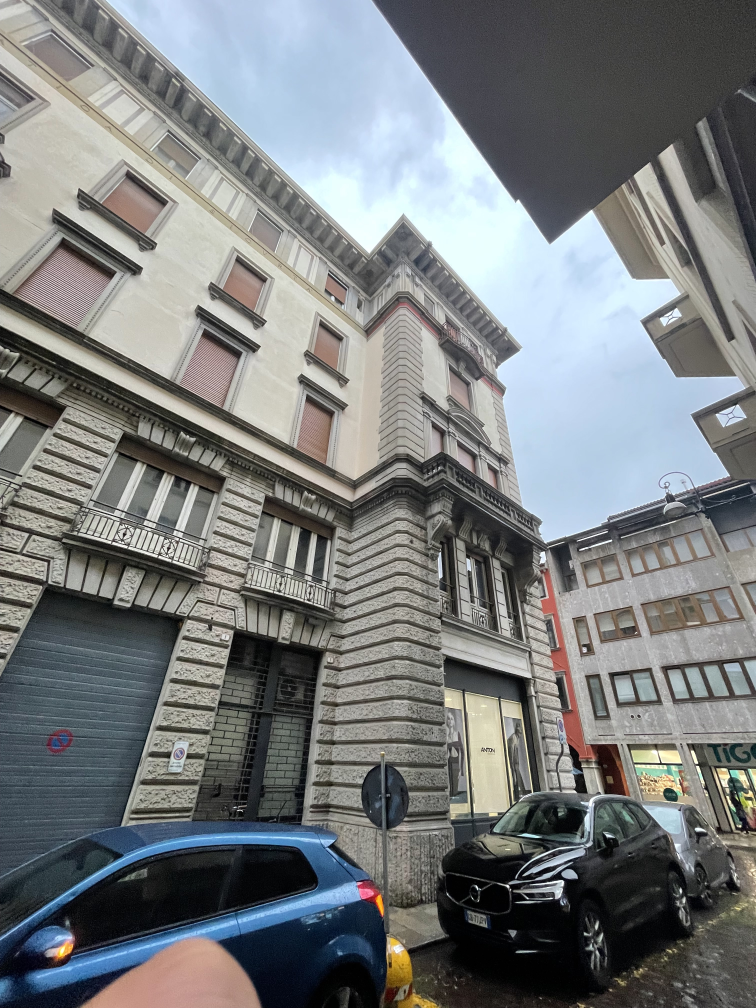
#> input picture IMG_2974.jpeg, 3024 x 4032 px (shown at 1/4 size)
$ python rectify_facade_local.py ../../IMG_2974.jpeg
#> lines starting #> are read from the running program, lines starting #| are printed output that depends on the picture; after the words box and inside, x2 and y2 are one past the last pixel; in counts of white or black regions, pixels touching at a corner belong together
"""Rettifica interattiva 2D di un'immagine panorama via 4-tap utente.

Workflow di prodotto pulito (vedi discussione 2026-05-22):
  1. Carica un panorama (composite stitched / orto / qualsiasi immagine 2D).
  2. Mostra in finestra OpenCV.
  3. L'utente clicca 4 punti sul MURO PRINCIPALE (TL → TR → BR → BL).
     ⚠ NON su porte rientrate, vetrine, pensiline o elementi non coplanari.
  4. Calcola e applica cv2.getPerspectiveTransform → warpPerspective.
  5. Mostra il prima/dopo affiancati.
  6. Salva `rectified_facade.jpg` accanto al sorgente.

Uso:
    python scripts/rectify_facade_local.py <path_to_panorama.jpg>
    python scripts/rectify_facade_local.py /tmp/ortho4tap_a8b096e3/00_composite_final.jpg

Controlli finestra:
    click sinistro     → piazza i 4 corner TL → TR → BR → BL
    z / BACKSPACE      → annulla l'ultimo tap
    r                  → restart
    INVIO / SPACE      → conferma e calcola la rettifica
    q / ESC            → annulla tutto
"""
from __future__ import annotations
import sys, subprocess
from pathlib import Path

ROOT = Path(__file__).resolve().parents[1]
sys.path.insert(0, str(ROOT))

import cv2
import numpy as np

from app.services.rectify_facade import (
    rectify_quad_to_rect, validate_quad, estimate_aspect_from_quad,
)

CORNER_NAMES = ["TL", "TR", "BR", "BL"]
CORNER_COLORS = [(0, 255, 255), (0, 200, 0), (0, 100, 255), (255, 0, 200)]
HELP_TEXT = [
    "Tappa 4 punti del MURO PRINCIPALE (NON porte rientrate/vetrine/pensiline)",
    "Ordine: TL -> TR -> BR -> BL  |  DRAG per regolare i punti già piazzati",
    "INVIO=conferma  z=undo  r=restart  q=annulla",
]
GRAB_RADIUS_PX = 18


def pick_4_corners(img_native: np.ndarray) -> list[tuple[float, float]] | None:
    """Apre finestra OpenCV, raccoglie 4 click sul sorgente nativo. Ritorna
    coords in pixel del sorgente."""
    H, W = img_native.shape[:2]
    target_w = 1600
    scale = min(target_w / W, 900 / H, 1.0)
    disp_w = int(W * scale); disp_h = int(H * scale)
    disp = cv2.resize(img_native, (disp_w, disp_h), interpolation=cv2.INTER_AREA) if scale < 1 else img_native.copy()
    base = disp.copy()

    taps_disp: list[list[int]] = []      # mutabile per drag
    drag_idx: list[int] = []              # 0 o 1 elemento ("idx in drag"); list per mutabilità in closure
    hover_idx: list[int] = []             # idx sotto il mouse (highlight)
    win = "Rettifica facciata — clicca 4 corner (TL TR BR BL), poi DRAG per regolare"

    # [6 lines left out: function nearest_idx, not called in this run]

    def redraw():
        view = base.copy()
        for i, t in enumerate(HELP_TEXT):
            cv2.rectangle(view, (0, 8 + i*22), (disp_w, 8 + i*22 + 22), (0, 0, 0), -1)
            cv2.putText(view, t, (10, 24 + i*22), cv2.FONT_HERSHEY_SIMPLEX, 0.5, (0, 255, 255), 1, cv2.LINE_AA)
        if len(taps_disp) >= 2:
            cv2.polylines(view, [np.array(taps_disp, dtype=np.int32)], len(taps_disp) == 4,
                          (255, 255, 0), 1, cv2.LINE_AA)
        # markers (highlight quello hover / in drag)
        active = (drag_idx[0] if drag_idx else (hover_idx[0] if hover_idx else -1))
        for i, (x, y) in enumerate(taps_disp):
            c = CORNER_COLORS[i]
            r_outer = 13 if i == active else 9
            cv2.circle(view, (x, y), r_outer, (255, 255, 255), 2)
            cv2.circle(view, (x, y), 5, c, -1)
            cv2.putText(view, CORNER_NAMES[i], (x + 10, y - 10),
                        cv2.FONT_HERSHEY_SIMPLEX, 0.55, c, 2, cv2.LINE_AA)
        cv2.putText(view, f"{len(taps_disp)}/4", (disp_w - 80, disp_h - 20),
                    cv2.FONT_HERSHEY_SIMPLEX, 0.8, (255, 255, 0), 2, cv2.LINE_AA)
        cv2.imshow(win, view)

    # [24 lines left out: function on_mouse, not called in this run]

    cv2.namedWindow(win, cv2.WINDOW_AUTOSIZE)
    cv2.setMouseCallback(win, on_mouse)
    redraw()
    confirmed = False
    while True:
        k = cv2.waitKey(20) & 0xFF
        if k in (13, 32) and len(taps_disp) == 4:
            confirmed = True; break
        if k in (8, ord('z')) and taps_disp:
            taps_disp.pop(); redraw()
        if k == ord('r'):
            taps_disp.clear(); redraw()
        if k in (27, ord('q')): break
    cv2.destroyWindow(win)
    if not confirmed: return None
    inv = 1.0 / scale
    return [(float(x * inv), float(y * inv)) for (x, y) in taps_disp]


def main(panorama_path: str) -> None:
#> called with panorama_path = '../../IMG_2974.jpeg'
    src_path = Path(panorama_path).expanduser().resolve()
    if not src_path.exists():
        raise SystemExit(f"File non trovato: {src_path}")
    img = cv2.imread(str(src_path), cv2.IMREAD_COLOR)
#> img is the input picture: shape (4032, 3024, 3); mean B, G, R 125.2, 124.1, 120.8
    if img is None:
        raise SystemExit(f"Impossibile leggere {src_path}")
    H, W = img.shape[:2]
    print(f"Panorama: {src_path}  ({W}×{H})")
#| Panorama: IMG_2974.jpeg  (3024×4032)

    print("\nClicca i 4 corner del MURO PRINCIPALE (TL → TR → BR → BL).")
    print("Evita porte rientrate, vetrine, pensiline.")
    quad = pick_4_corners(img)
#> in pick_4_corners, `disp = cv2.resize(img_native, (disp_w, disp_h), interpolation=cv2.INTE..`:
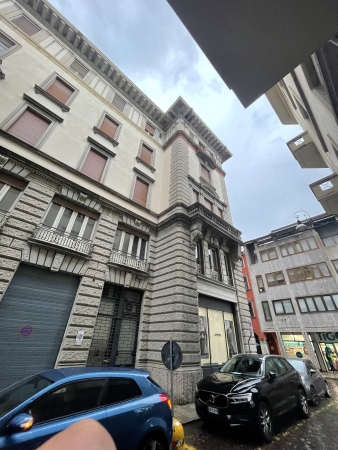
#> disp: shape (900, 675, 3) (shown at 1/2 size); mean B, G, R 125.2, 124.1, 120.8
#> after the loop in redraw, `for i, t in enumerate(HELP_TEXT):`:
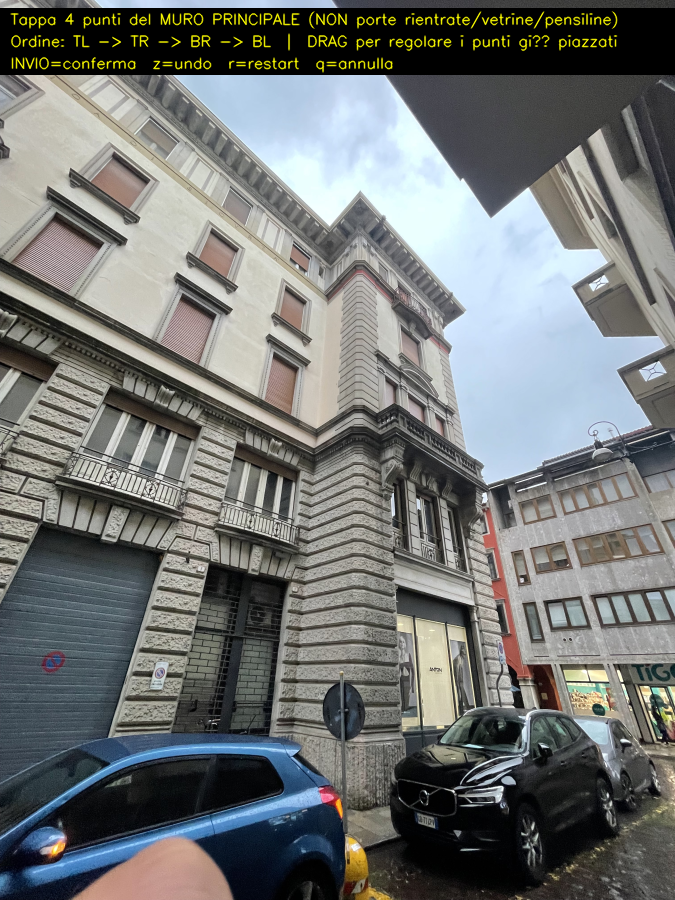
#> view: shape (900, 675, 3); 7.44% of pixels changed, all inside (x1, y1, x2, y2) = (0, 8, 675, 75)
#> in redraw, `cv2.putText(view, f"{len(taps_disp)}/4", (disp_w - 80, disp_h - 20), c..`:
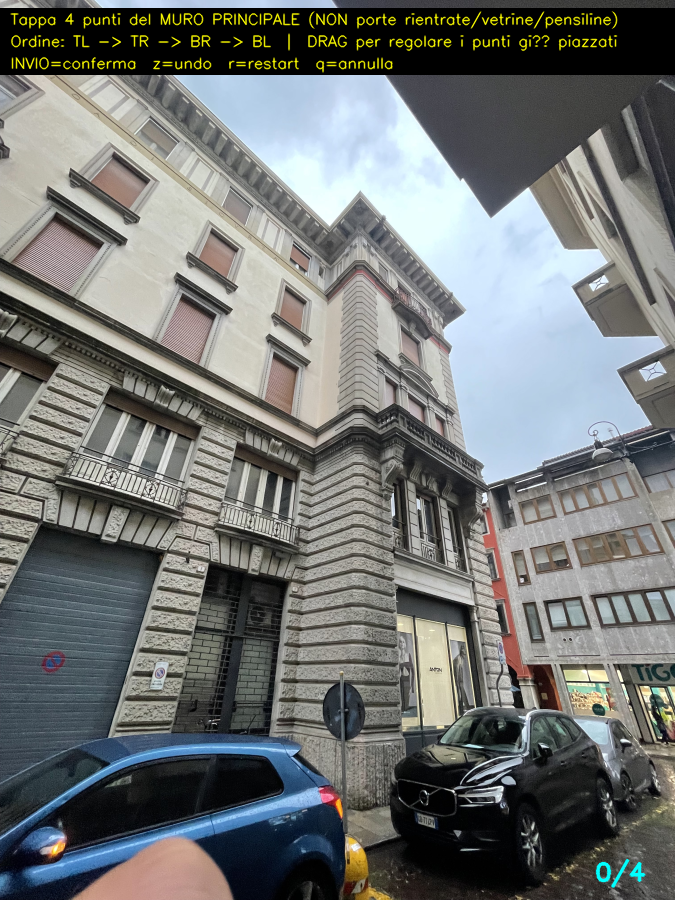
#> view: shape (900, 675, 3); 0.1% of pixels changed, all inside (x1, y1, x2, y2) = (595, 858, 647, 888)
#> (key q is pressed here)
    if quad is None:
#> (the run stopped early here; a loop or call above may not have finished)

$ run again, on IMG_2976.jpeg
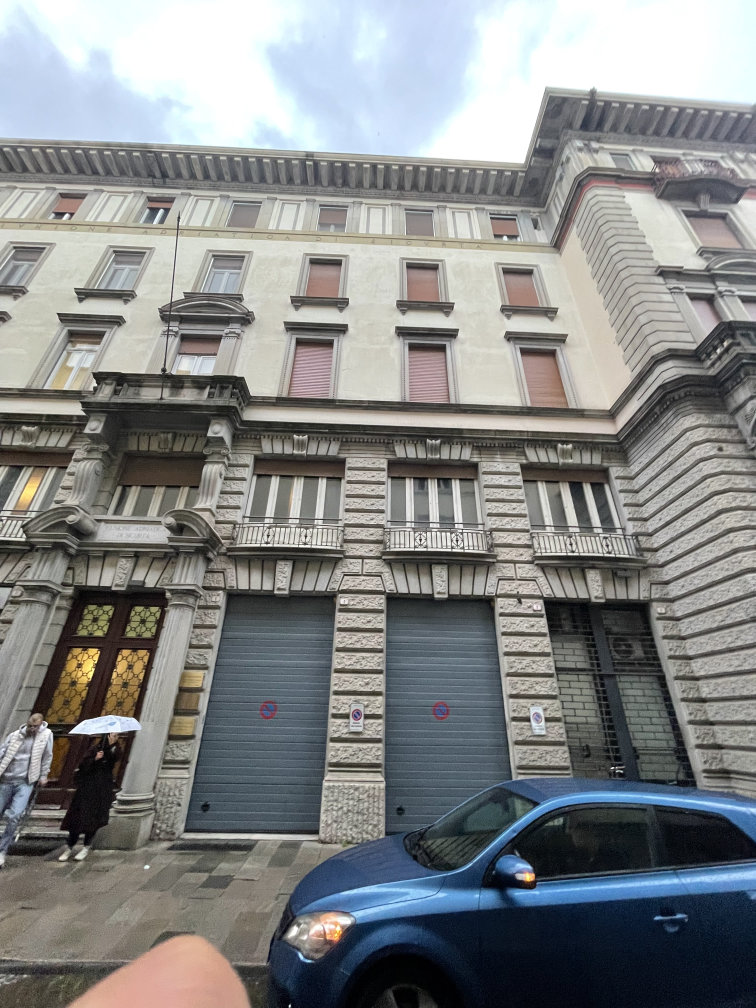
#> input picture IMG_2976.jpeg, 3024 x 4032 px (shown at 1/4 size)
#> in main, img is the input picture: shape (4032, 3024, 3); mean B, G, R 135.2, 135, 132.9
#| Panorama: IMG_2976.jpeg  (3024×4032)
#> after the loop in redraw, `for i, t in enumerate(HELP_TEXT):`:
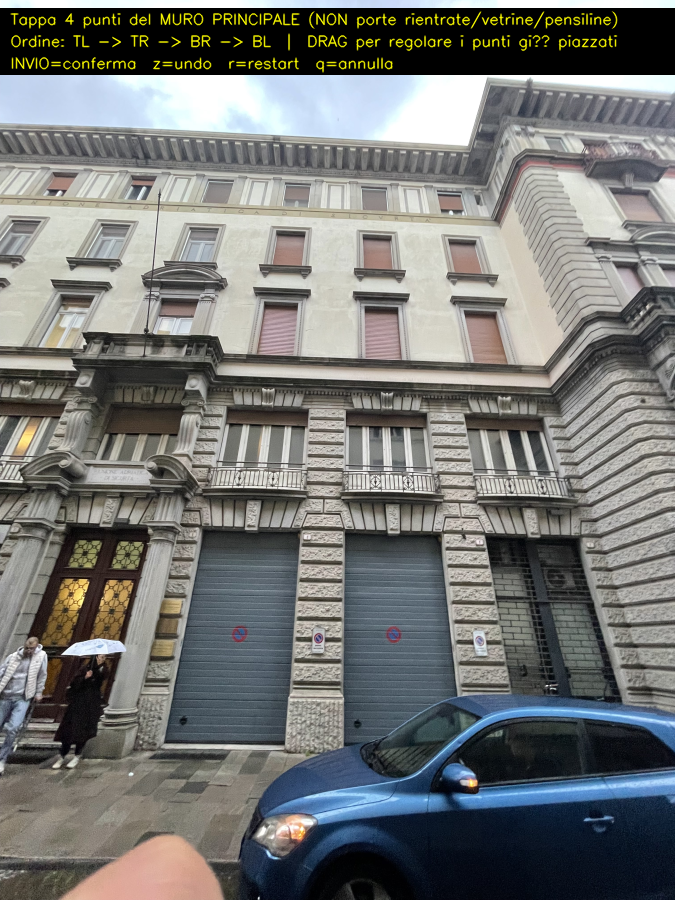
#> view: shape (900, 675, 3); mean B, G, R 116.4, 118.5, 117.1
#> in redraw, `cv2.putText(view, f"{len(taps_disp)}/4", (disp_w - 80, disp_h - 20), c..`:
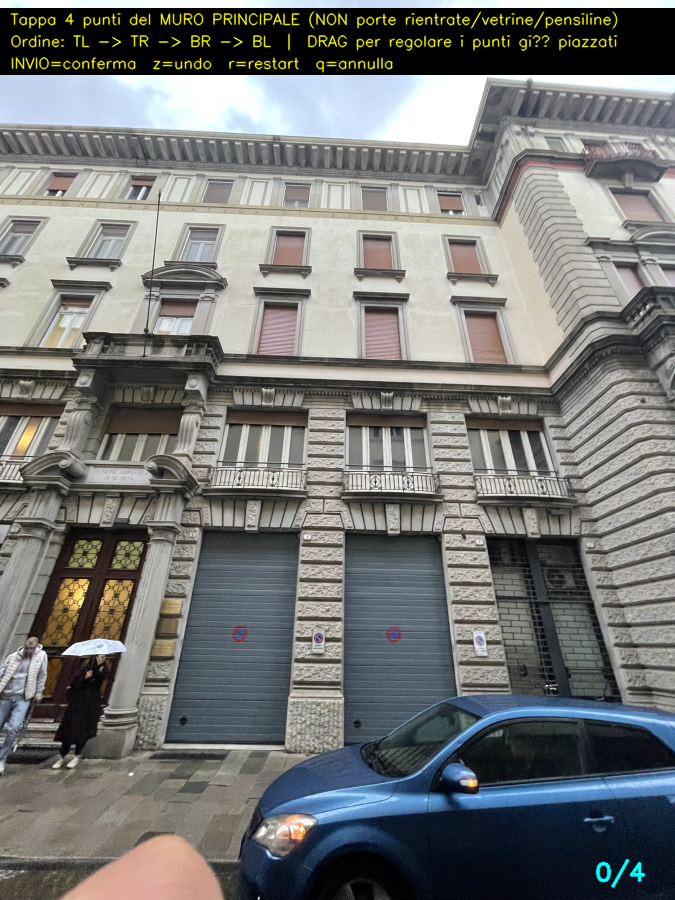
#> view: shape (900, 675, 3); 0.1% of pixels changed, all inside (x1, y1, x2, y2) = (595, 858, 647, 888)

$ run again, on IMG_2977.jpeg
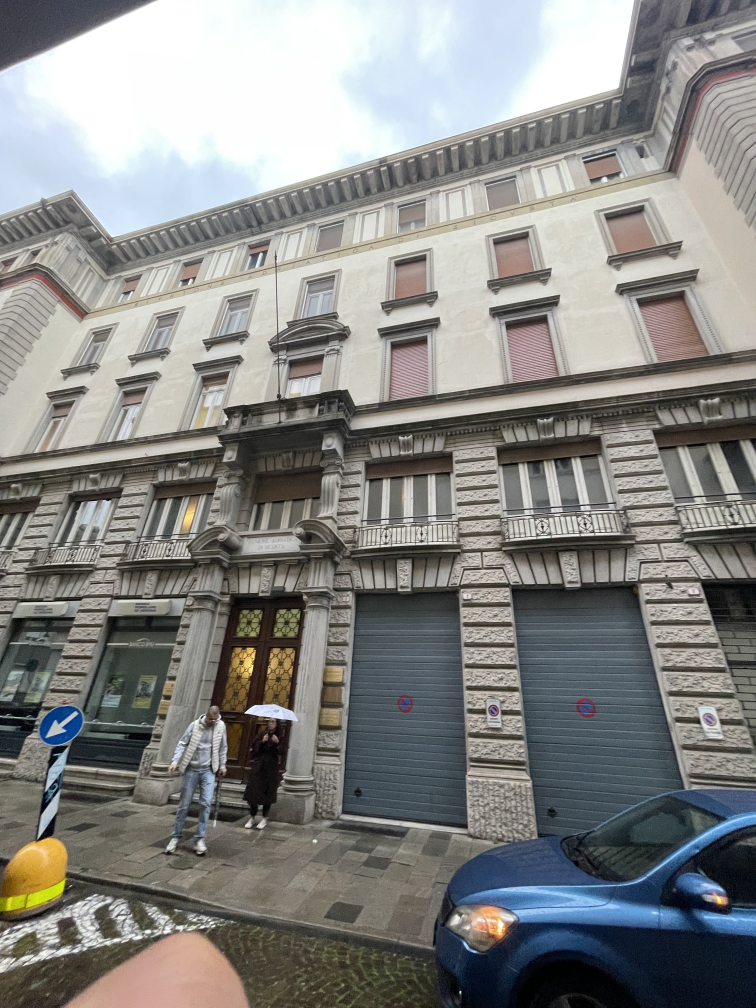
#> input picture IMG_2977.jpeg, 3024 x 4032 px (shown at 1/4 size)
#> in main, img is the input picture: shape (4032, 3024, 3); mean B, G, R 132.8, 135, 134.7
#| Panorama: IMG_2977.jpeg  (3024×4032)
#> after the loop in redraw, `for i, t in enumerate(HELP_TEXT):`:
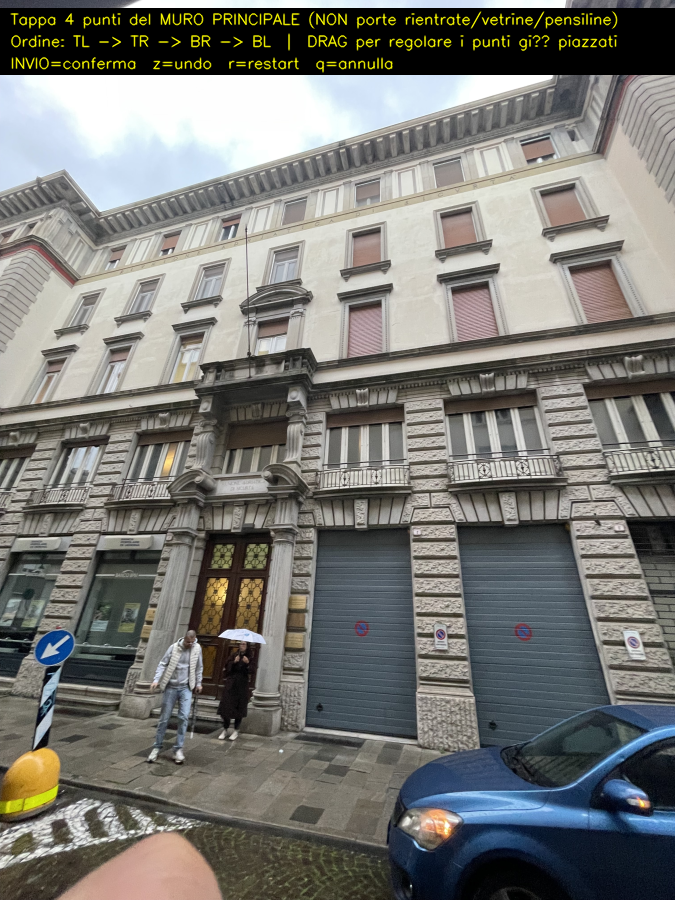
#> view: shape (900, 675, 3); mean B, G, R 116.5, 120.8, 120.9
#> in redraw, `cv2.putText(view, f"{len(taps_disp)}/4", (disp_w - 80, disp_h - 20), c..`:
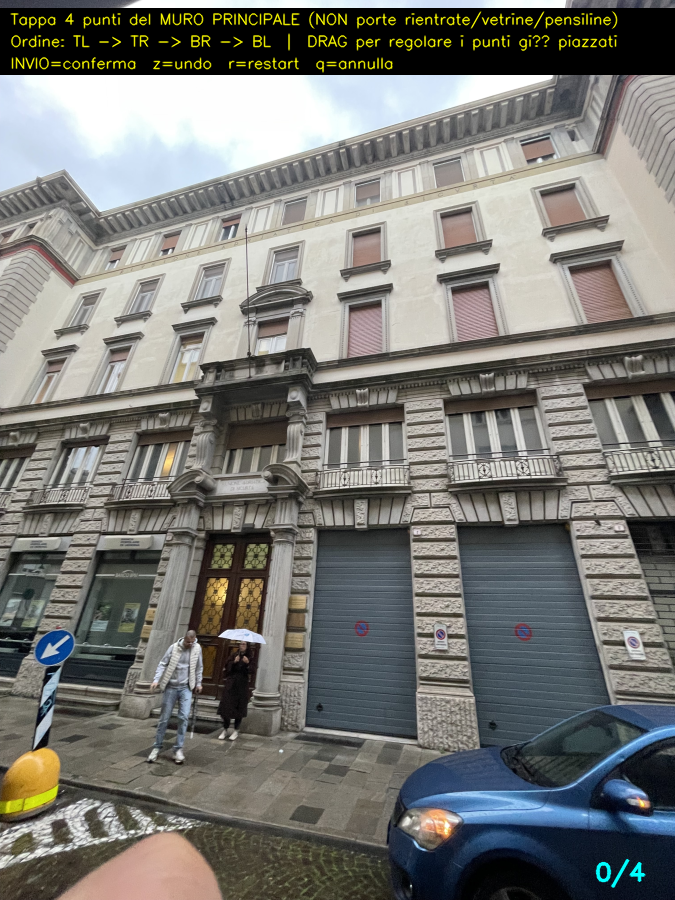
#> view: shape (900, 675, 3); 0.1% of pixels changed, all inside (x1, y1, x2, y2) = (595, 858, 647, 888)
